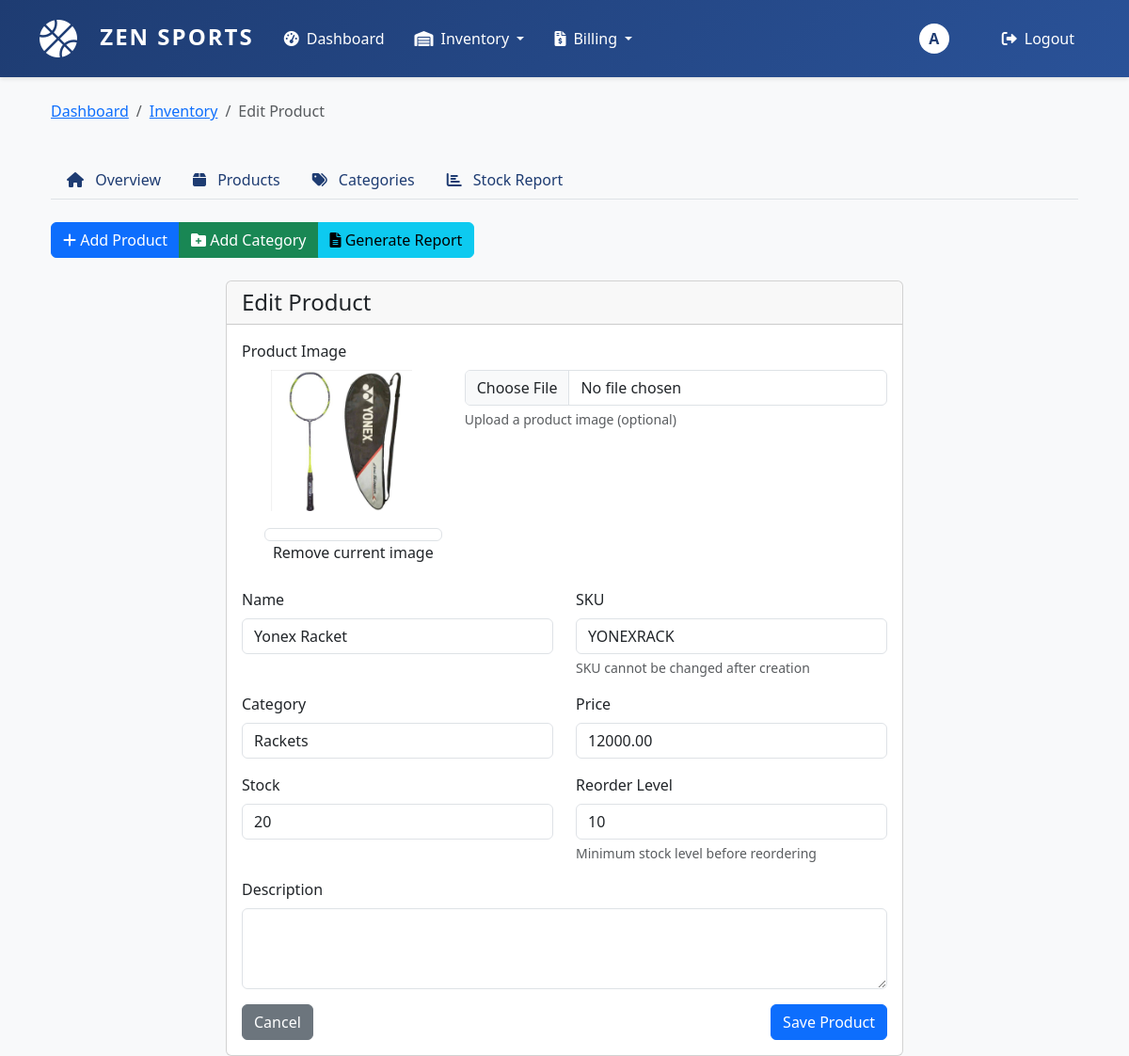
Screenshot of /inventory/products/8/edit/ (signed in) with the database file from the repository.
### inventory/models.py (models this page shows, shortened)
class Product(models.Model):
    name = models.CharField(max_length=200)
    category = models.ForeignKey(Category, on_delete=models.SET_NULL, null=True)
    sku = models.CharField(max_length=50, unique=True)
    description = models.TextField(blank=True)
    price = models.DecimalField(max_digits=10, decimal_places=2, validators=[MinValueValidator(0)])
    stock = models.IntegerField(default=0, validators=[MinValueValidator(0)])
    reorder_level = models.IntegerField(default=10, validators=[MinValueValidator(0)],
                                      help_text="Minimum stock level before reordering")
    image = models.ImageField(upload_to='products/', null=True, blank=True, default='products/default.png')
    created_at = models.DateTimeField(auto_now_add=True)
    updated_at = models.DateTimeField(auto_now=True)
    class Meta:
        ordering = ['name']

### inventory/views.py (the view)
# urls.py: path('products/<int:pk>/edit/', views.product_detail, name='edit_product'),
@login_required
def product_detail(request, pk):
    product = get_object_or_404(Product, pk=pk)
    if request.method == 'POST':
        form = ProductForm(request.POST, request.FILES, instance=product)
        if form.is_valid():
            form.save()
            messages.success(request, 'Product updated successfully!')
            return redirect('inventory:product_list')
    else:
        form = ProductForm(instance=product)
    context = {
        'form': form,
        'product': product,
        'title': 'Edit Product'
    }
    return render(request, 'inventory/product_form.html', context)

### inventory/models.py (called while the page is built)
    def __str__(self):
        return self.name

### templates/inventory/product_form.html (shortened to what this page needs)
{% extends 'inventory/base_inventory.html' %}
{% load static %}
{% block breadcrumb %}
<li class="breadcrumb-item active">{% if title %}{{ title }}{% else %}New Product{% endif %}</li>
{% endblock %}
{% block inventory_content %}
<div class="row">
    <div class="col-md-8 offset-md-2">
        <div class="card">
            <div class="card-header">
                <h4 class="mb-0">{% if title %}{{ title }}{% else %}New Product{% endif %}</h4>
            </div>
            <div class="card-body">
                <form method="post" enctype="multipart/form-data" id="productForm">
                    <div class="mb-4">
                        <label class="form-label">Product Image</label>
                        <div class="row">
                            <div class="col-md-4">
                                <div class="text-center">
                                    {% if form.instance.image %}
                                        <img src="{{ form.instance.image.url }}"
                                             alt="Current product image"
                                             class="current-image mb-2"
                                             id="currentImage">
                                        <div class="image-controls">
                                            <div class="form-check">
                                                {{ form.delete_image }}
                                                <label class="form-check-label" for="{{ form.delete_image.id_for_label }}">
                                                    Remove current image
                                                </label>
                                            </div>
                                        </div>
                                    {% else %}
                                        <img src="{% static 'img/default-product.png' %}"
                                             alt="Default product image"
                                             class="current-image mb-2"
                                             id="currentImage">
                                    {% endif %}
                                </div>
                            </div>
                            <div class="col-md-8">
                                <div class="mb-2">
                                    {{ form.image }}
                                    {% if form.image.help_text %}
                                        <div class="form-text">{{ form.image.help_text }}</div>
                                    {% endif %}
                                </div>
                            </div>
                        </div>
                    </div>
                    <div class="row">
                        <div class="col-md-6 mb-3">
                            <label for="{{ form.name.id_for_label }}" class="form-label">Name</label>
                            {{ form.name }}
                        </div>
                        <div class="col-md-6 mb-3">
                            <label for="{{ form.sku.id_for_label }}" class="form-label">SKU</label>
                            {{ form.sku }}
                            {% if form.sku.help_text %}
                            <div class="form-text">{{ form.sku.help_text }}</div>
                            {% endif %}
                        </div>
                    </div>
                    <div class="row">
                        <div class="col-md-6 mb-3">
                            <label for="{{ form.category.id_for_label }}" class="form-label">Category</label>
                            {{ form.category }}
                        </div>
                        <div class="col-md-6 mb-3">
                            <label for="{{ form.price.id_for_label }}" class="form-label">Price</label>
                            {{ form.price }}
                        </div>
                    </div>
                    <div class="row">
                        <div class="col-md-6 mb-3">
                            <label for="{{ form.stock.id_for_label }}" class="form-label">Stock</label>
                            {{ form.stock }}
                        </div>
                        <div class="col-md-6 mb-3">
                            <label for="{{ form.reorder_level.id_for_label }}" class="form-label">Reorder Level</label>
                            {{ form.reorder_level }}
                            {% if form.reorder_level.help_text %}
                            <div class="form-text">{{ form.reorder_level.help_text }}</div>
                            {% endif %}
                        </div>
                    </div>
                    <div class="mb-3">
                        <label for="{{ form.description.id_for_label }}" class="form-label">Description</label>
                        {{ form.description }}
                    </div>
                    <div class="d-flex justify-content-between">
                        <a href="{% url 'inventory:product_list' %}" class="btn btn-secondary">Cancel</a>
                        <button type="submit" class="btn btn-primary">Save Product</button>
                    </div>
                </form>
            </div>
        </div>
    </div>
</div>
{% endblock %}

### templates/base.html (shortened to what this page needs)
<!DOCTYPE html>
{% load static %}
<html lang="en">
<head>
    <link href="https://cdn.jsdelivr.net/npm/bootstrap@5.3.0/dist/css/bootstrap.min.css" rel="stylesheet">
    <link href="https://cdnjs.cloudflare.com/ajax/libs/font-awesome/6.0.0/css/all.min.css" rel="stylesheet">
    <link rel="stylesheet" href="https://cdn.datatables.net/1.13.6/css/jquery.dataTables.min.css">
</head>
<body>
    <nav class="navbar navbar-expand-lg">
        <div class="container">
            <a class="navbar-brand" href="{% if user.is_authenticated %}{% url 'dashboard' %}{% else %}#{% endif %}">
                <i class="fas fa-basketball-ball" style="font-size:2.5rem; color:white; vertical-align:middle;"></i>
                <span style="font-weight:bold; font-size:1.5rem; color:white; margin-left:10px; letter-spacing:2px;">ZEN SPORTS</span>
            </a>
            {% if user.is_authenticated %}
            <div class="collapse navbar-collapse" id="navbarNav">
                <ul class="navbar-nav me-auto">
                    <li class="nav-item">
                        <a class="nav-link {% if request.resolver_match.url_name == 'dashboard' %}active{% endif %}" href="{% url 'dashboard' %}">
                            <i class="fas fa-tachometer-alt"></i>Dashboard
                        </a>
                    </li>
                    <li class="nav-item dropdown">
                        <a class="nav-link dropdown-toggle" href="#" id="inventoryDropdown" role="button" data-bs-toggle="dropdown">
                            <i class="fas fa-warehouse"></i>Inventory
                        </a>
                    </li>
                    <li class="nav-item dropdown">
                        <a class="nav-link dropdown-toggle" href="#" id="billingDropdown" role="button" data-bs-toggle="dropdown">
                            <i class="fas fa-file-invoice-dollar"></i>Billing
                        </a>
                    </li>
                </ul>
                <div class="user-menu">
                    <a href="{% url 'users:profile' %}" class="nav-link p-0">
                        <span class="user-avatar">{{ request.user.username|first|upper }}</span>
                    </a>
                    <a class="nav-link" href="{% url 'logout' %}">
                        <i class="fas fa-sign-out-alt"></i>Logout
                    </a>
                </div>
            </div>
            {% endif %}
        </div>
    </nav>
    <div class="container mt-4">
        {% block content %}{% endblock %}
    </div>
</body>
</html>

### templates/base.html (style rules this page uses)
:root { --primary-color: #1e3c72; --secondary-color: #2a5298; }
body { background-color: #f8f9fa; }
.navbar { background: linear-gradient(135deg, var(--primary-color) 0%, var(--secondary-color) 100%); padding: 1rem 0; box-shadow: 0 2px 4px rgba(0, 0, 0, 0.1); }
.navbar-brand { color: white !important; font-weight: bold; font-size: 1.5rem; }
.navbar-brand i { margin-right: 0.5rem; }
.nav-link { color: #fff !important; padding: 0.5rem 1rem !important; border-radius: 5px; transition: all 0.3s ease; }
.nav-link i { margin-right: 0.5rem; }
.user-menu { display: flex; align-items: center; gap: 1rem; }
.user-menu .nav-link { display: flex; align-items: center; }
.user-avatar { width: 32px; height: 32px; border-radius: 50%; background-color: white; display: flex; align-items: center; justify-content: center; color: var(--primary-color); font-weight: bold; margin-right: 0.5rem; transition: all 0.3s ease; cursor: pointer; }

### templates/inventory/product_form.html (style rules this page uses)
.current-image { max-width: 150px; max-height: 150px; object-fit: contain; }
.image-controls { margin-top: 10px; }

### rows the page displays
Product: instance.image (picture), name "Yonex Racket", sku "YONEXRACK", category "Rackets", price "12000.00", stock "20", reorder_level "10"

### other values shown
{{ request.user.username|first|upper }} "A"
{{ title }} "Edit Product"
